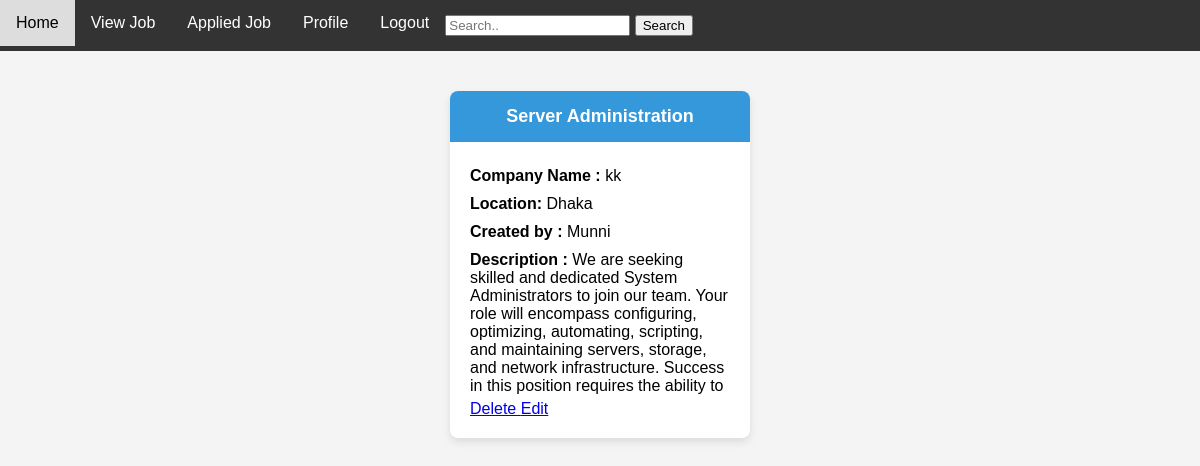
Page /appliedjobPage/ (signed in) on the committed database.
### myApp/models.py (models this page shows, shortened)
class Jobapply_M (models.Model):
    job_seeker = models.ForeignKey(Custom_User, on_delete=models.CASCADE, null =True , blank =True)
    job = models.ForeignKey(Job_M,on_delete = models.CASCADE , null =True , blank =True)
    skills=models.CharField(max_length=100 , null=True)
    phone=models.CharField(max_length=100 , null=True)
    photo=models.ImageField(upload_to= "media/photo" , null= True)
    address=models.CharField(max_length=100,null=True)
    excepted_salay=models.CharField(max_length=100,null=True)
    signature=models.ImageField(upload_to= "media/signature" , null= True)
    cv_cover_latter=models.TextField(null=True)
    cv_apply = models.FileField(upload_to= "media/cv_apply" , null= True)

class Job_M (models.Model):
    job_title = models.CharField(max_length=100, null= True)
    company_name = models.CharField(max_length=100 , null= True)
    job_location = models.CharField(max_length=100 , null= True)
    job_description = models.TextField(null =True)
    create_at = models.DateTimeField(auto_now_add=True, null =True)
    qualification=models.TextField(max_length=100, null=True)
    company_logo= models.ImageField(upload_to= "media/company_logo" , null= True)
    deadline=models.DateField(auto_now_add=True, null =True)
    job_creator = models.ForeignKey(Custom_User, on_delete=models.CASCADE)

class Custom_User(AbstractUser):
    USER = [
        ('recruiter','Recuriter'),
        ('jobseeker','JobSeeker'),
    ]
    display_name = models.CharField(max_length=100)
    email = models.EmailField()
    password = models.CharField(max_length=100)
    confirm_password = models.CharField(max_length=100)
    user_type = models.CharField(choices=USER , max_length=100)
    profile_pic = models.ImageField(upload_to= "media/profile_pic" , null= True)
    about=models.TextField(null=True)
    def __str__(self):
        return self.display_name

### myProject/views.py (the view)
# urls.py: path('appliedjobPage/',appliedjobPage, name="appliedjobPage"),
def appliedjobPage(request):
    user=request.user
    applied_job = Jobapply_M.objects.filter(job_seeker=user)
    return render(request, "job_seeker/appliedjob.html", {'applied_job':applied_job})

### template/job_seeker/appliedjob.html (shortened to what this page needs)
{% extends 'dashboard.html' %}
{% block content %}
<!DOCTYPE html>
<html lang="en">
<head>
</head>
<body>
<div class="container">
    {% for i in applied_job %}
    <div class="card">
        <div class="card-header">{{i.job.job_title}}</div>
        <div class="card-body">
            <p><strong>Company Name :</strong> {{i.job.company_name}}</p>
            <p><strong>Location:</strong> {{i.job.job_location}}</p>
            <p><strong>Created by :</strong> {{i.job.job_creator}} </p>
            <p><strong>Description :</strong> {{i.job.job_description}} </p>
            <a href="{% url 'deletejob' i.id %}">Delete </a>
            <a href="{% url 'Editappliedjob' i.id %}">Edit </a>
        </div>
    </div>
    {% endfor %}
</div>
</body>
</html>
{% endblock %}

### template/dashboard.html (style rules this page uses)
body { font-family: Arial, sans-serif; margin: 0; padding: 0; }

### template/job_seeker/appliedjob.html (style rules this page uses)
body { font-family: Arial, sans-serif; margin: 0; padding: 0; background-color: #f4f4f4; }
.container { display: flex; flex-wrap: wrap; justify-content: space-around; padding: 20px; }
.card { width: 300px; background-color: #fff; border-radius: 8px; box-shadow: 0 4px 8px rgba(0, 0, 0, 0.1); margin: 20px; overflow: hidden; transition: transform 0.3s; }
.card-header { background-color: #3498db; color: #fff; padding: 15px; text-align: center; font-size: 18px; font-weight: bold; }
.card-body { padding: 20px; }
.card-body p { margin: 0; padding: 5px 0; }

### rows in the picture
Jobapply_M: job.job_title "Server Administration", job.company_name "kk", job.job_location "Dhaka", job.job_creator "Munni", job.job_description "We are seeking skilled and dedicated System Administrators to join our team. Your role will encompass configuring, optimizing, automating, scripting, and maintaining servers, storage, and network infrastructure. Success in this position requires the ability to"
